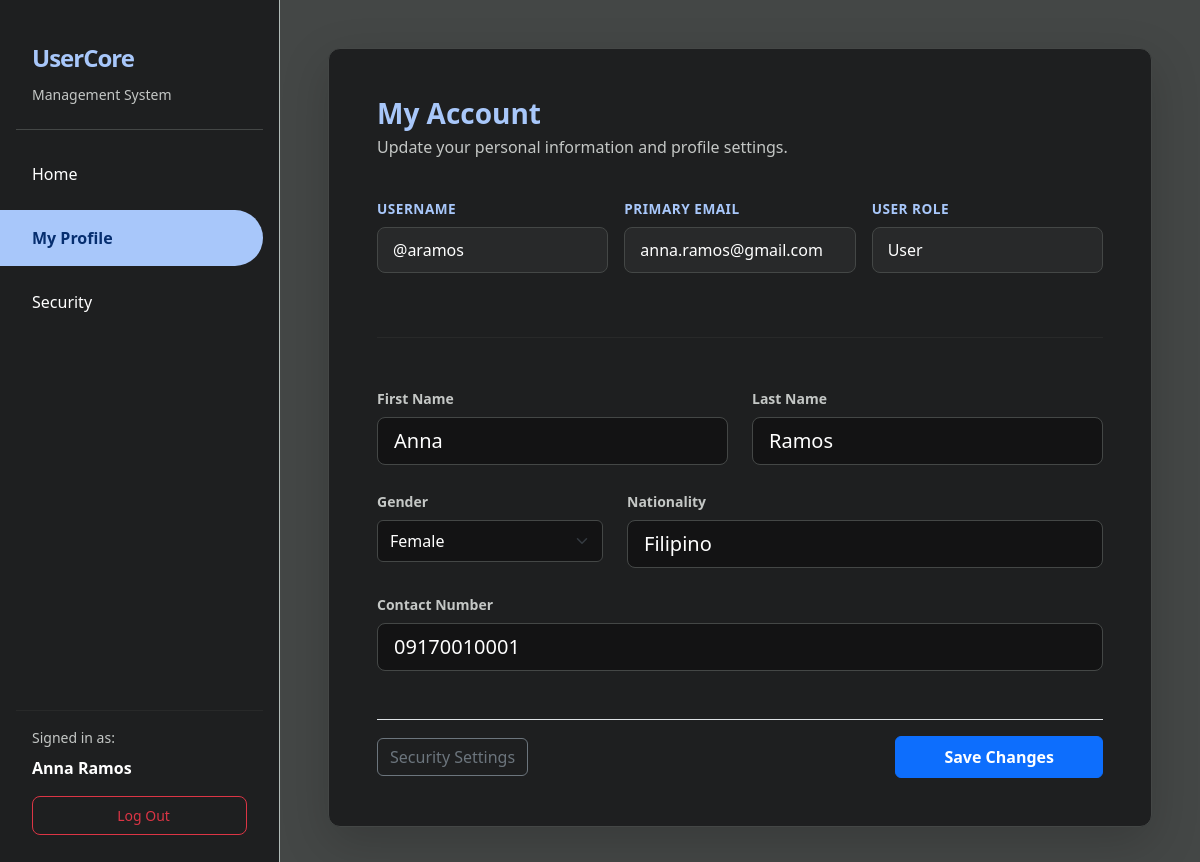
Screenshot of /profile.php (signed in) with the database file from the repository.
### tables this page shows
CREATE TABLE `users` (
  `id` int(11) NOT NULL,
  `username` varchar(50) NOT NULL,
  `email` varchar(120) NOT NULL,
  `password_hash` varchar(255) NOT NULL,
  `role` enum('admin','user') NOT NULL DEFAULT 'user',
  `firstname` varchar(60) NOT NULL,
  `lastname` varchar(60) NOT NULL,
  `gender` enum('male','female','other') DEFAULT 'other',
  `nationality` varchar(80) DEFAULT NULL,
  `contact_number` varchar(30) DEFAULT NULL,
  `created_at` timestamp NOT NULL DEFAULT current_timestamp()
);

### public/profile.php (the view, shortened to what this page needs)
<?php
require '../components/pdo.php';
$stmt = $pdo->prepare("SELECT * FROM users WHERE id = ?");
$stmt->execute([$_SESSION['user_id']]);
$me = $stmt->fetch();
?>
<!DOCTYPE html>
<html lang="en">
<head>
    <link href="https://cdn.jsdelivr.net/npm/bootstrap@5.3.3/dist/css/bootstrap.min.css" rel="stylesheet">
</head>
<body class="bg-light">
    <div class="d-flex">
        <?php include '../components/sidebar.php'; ?>
        <div class="flex-grow-1 p-5" style="background-color: #444746; min-height: 100vh;">
            <div class="card p-5 mx-auto shadow-lg" style="max-width: 900px;">
                <div class="mb-4">
                    <h2 class="h3 mb-1">My Account</h2>
                    <p class="text-secondary">Update your personal information and profile settings.</p>
                </div>
                <div class="row g-3 mb-5">
                    <div class="col-md-4">
                        <div class="read-only-label mb-2">Username</div>
                        <div class="read-only-value text-secondary">@<?= htmlspecialchars($me['username']) ?></div>
                    </div>
                    <div class="col-md-4">
                        <div class="read-only-label mb-2">Primary Email</div>
                        <div class="read-only-value text-secondary"><?= htmlspecialchars($me['email']) ?></div>
                    </div>
                    <div class="col-md-4">
                        <div class="read-only-label mb-2">User Role</div>
                        <div class="read-only-value text-secondary text-capitalize"><?= htmlspecialchars($me['role']) ?></div>
                    </div>
                </div>
                <hr class="mb-5" style="border-color: #444746;">
                <form method="POST">
                    <div class="row g-4 mb-4">
                        <div class="col-md-6">
                            <label class="form-label small text-secondary">First Name</label>
                            <input type="text" name="firstname" class="form-control form-control-lg" value="<?= htmlspecialchars($me['firstname']) ?>" required>
                        </div>
                        <div class="col-md-6">
                            <label class="form-label small text-secondary">Last Name</label>
                            <input type="text" name="lastname" class="form-control form-control-lg" value="<?= htmlspecialchars($me['lastname']) ?>" required>
                        </div>
                    </div>
                    <div class="row g-4 mb-4">
                        <div class="col-md-4">
                            <label class="form-label small text-secondary">Gender</label>
                            <select name="gender" class="form-select form-control-lg">
                                <option value="female" <?= $me['gender'] == 'female' ? 'selected' : '' ?>>Female</option>
                            </select>
                        </div>
                        <div class="col-md-8">
                            <label class="form-label small text-secondary">Nationality</label>
                            <input type="text" name="nationality" class="form-control form-control-lg" value="<?= htmlspecialchars($me['nationality']) ?>">
                        </div>
                    </div>
                    <div class="mb-5">
                        <label class="form-label small text-secondary">Contact Number</label>
                        <input type="text" name="contact_number" class="form-control form-control-lg" value="<?= htmlspecialchars($me['contact_number']) ?>">
                    </div>
                    <div class="d-flex justify-content-between align-items-center pt-3 border-top" style="border-color: #444746;">
                        <a href="change_password.php" class="btn btn-outline-secondary">Security Settings</a>
                        <button type="submit" class="btn btn-primary px-5 py-2 fw-bold">Save Changes</button>
                    </div>
                </form>
            </div>
        </div>
    </div>
</body>
</html>

### public/profile.php (style rules this page uses)
body { color: #ffffff !important; }
h1, h2, h3, .form-label, .read-only-label { color: #a8c7fa !important; font-weight: 600 !important; opacity: 1 !important; }
.card { background-color: #1e1f20; border: 1px solid #444746; border-radius: 12px; }
.text-secondary { color: #c4c7c5 !important; }
.form-control, .form-select { background-color: #131314; border: 1px solid #444746; color: #ffffff !important; }
.read-only-label { color: #a8c7fa; font-size: 0.85rem; text-transform: uppercase; letter-spacing: 0.5px; }
.read-only-value { background-color: #28292a; color: #ffffff !important; padding: 10px 15px; border-radius: 8px; border: 1px solid #444746; font-weight: 500; }

### rows the page displays
users: username "aramos", email "anna.ramos@gmail.com", role "User", firstname "Anna", lastname "Ramos", gender "Female", nationality "Filipino", contact_number "09170010001"

### other values shown
$fullName "Anna Ramos"
